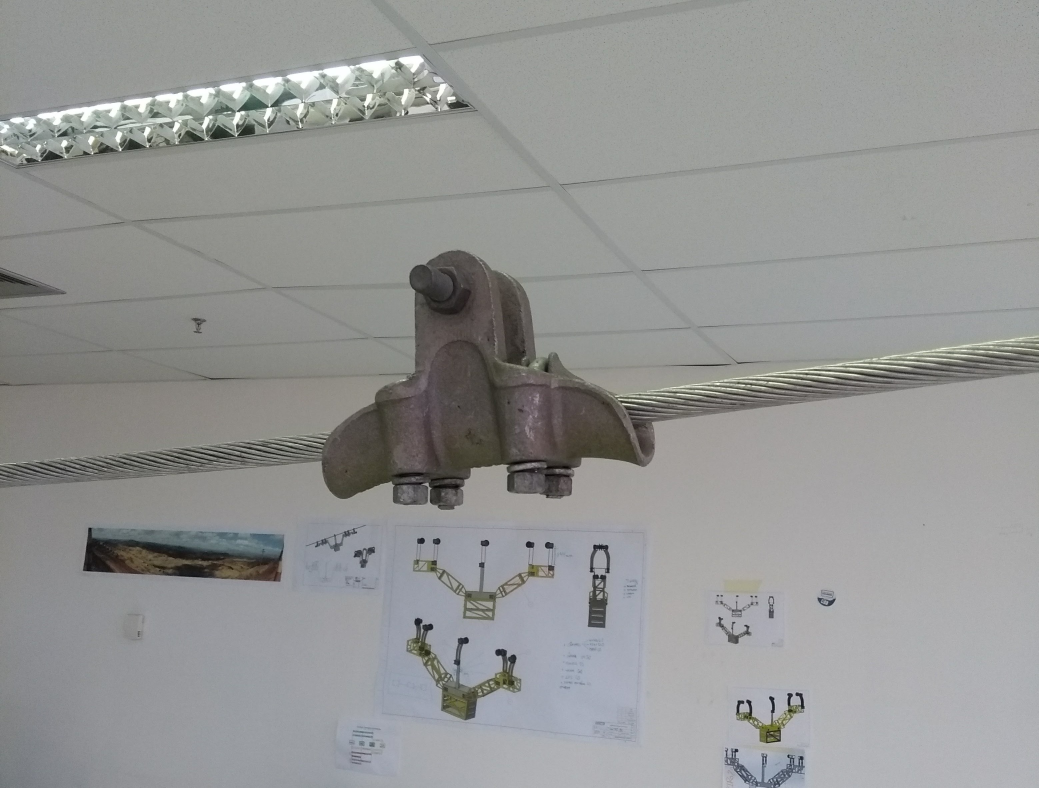
#> input picture images/clamp.jpg, 3115 x 2363 px (shown at 1/3 size)
$ python -i imgpreprocess.py   (imports and definitions only)
#> lines starting #> are read from the running program, lines starting #| are printed output that depends on the picture; after the words box and inside, x2 and y2 are one past the last pixel; in counts of white or black regions, pixels touching at a corner belong together
#> further down, picture is the input picture: shape (2363, 3115, 3); mean B, G, R 148, 148.9, 148
import cv2
import numpy as np

def lineDetector(src):
    dst = src.copy()
    edges = cv2.Canny(src,50,150,apertureSize = 3)
    minLineLength = 0
    maxLineGap = 0
    for i in range(300,360):
        lines = cv2.HoughLinesP(edges,1,np.pi/i,100,minLineLength,maxLineGap)
        if lines is not None:
            for x1,y1,x2,y2 in lines[0]:
                cv2.line(dst,(x1,y1),(x2,y2),(0,0,0),60)
    return dst, edges

def preprocess(src):
    gray = cv2.cvtColor(src, cv2.COLOR_BGR2GRAY)
    image = gray.copy()
    image[:] = np.where(gray > 150, 0,gray)
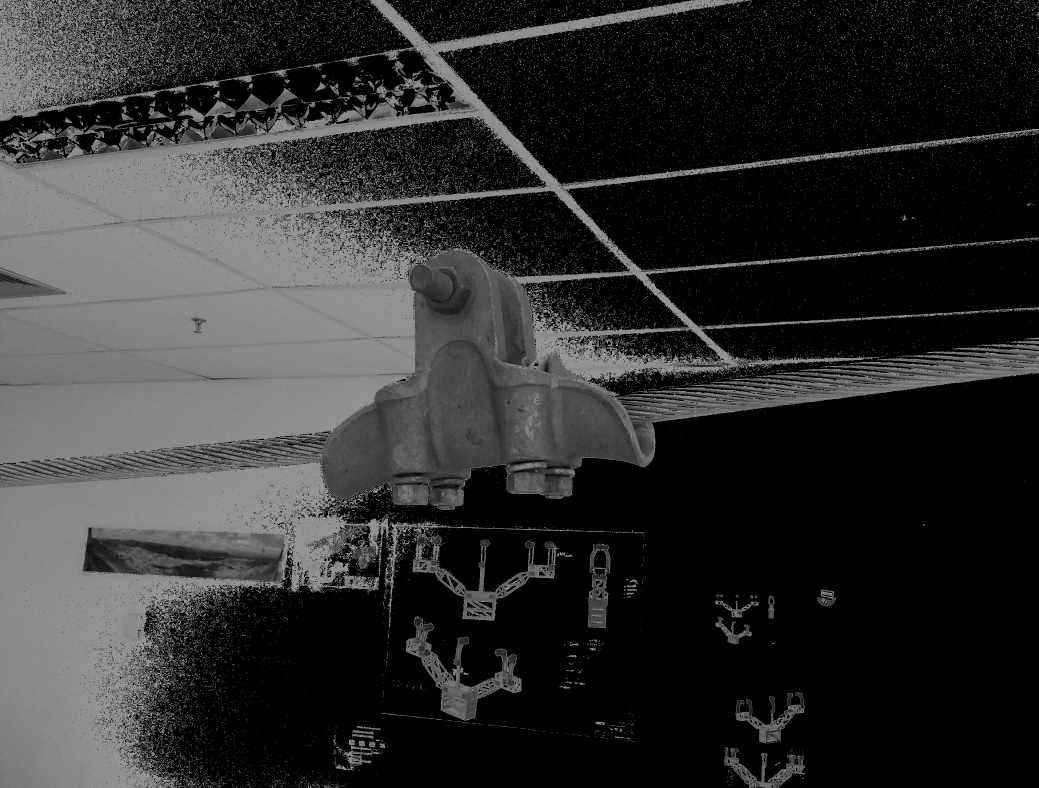
#> image: shape (2363, 3115) (shown at 1/3 size); min 0, max 150, mean 46.8
    w = image.shape[1]
#> w = 3115
    crop_img = image[200:750, 800:1500]
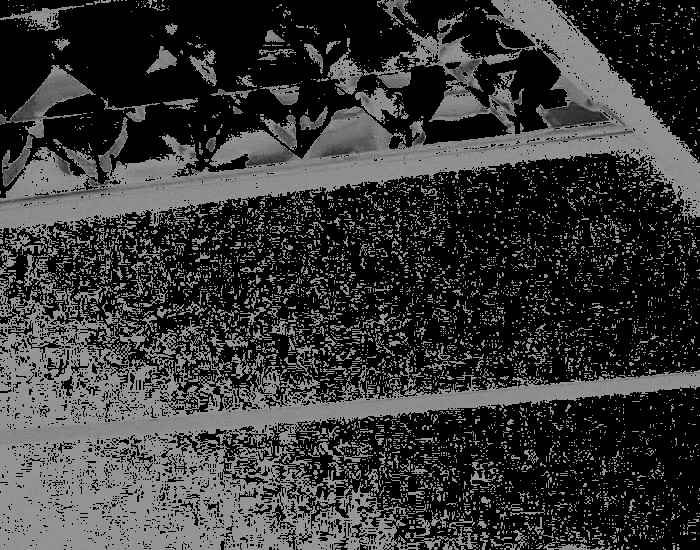
#> crop_img: shape (550, 700); min 0, max 150, mean 55.4
    lines, edges = lineDetector(crop_img)
#> in lineDetector, `edges = cv2.Canny(src,50,150,apertureSize = 3)`:
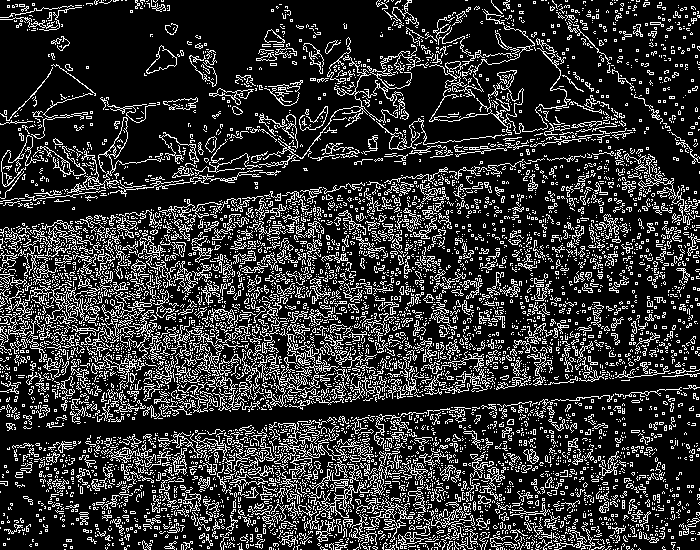
#> edges: shape (550, 700); 19.7% white in thin lines or dots
#> after the loop in lineDetector, `for i in range(300,360):`:
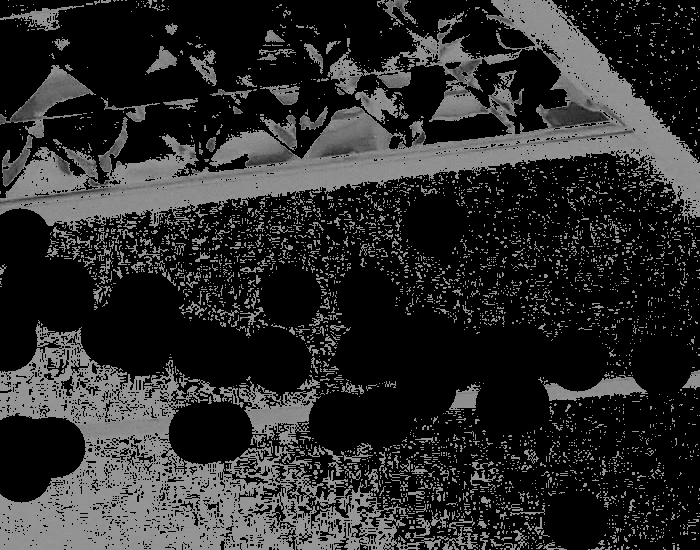
#> dst: shape (550, 700); 8.37% of pixels changed, all inside (x1, y1, x2, y2) = (0, 194, 692, 550)
    kernel = np.ones((5,5),np.uint8)
    gradient = cv2.morphologyEx(lines, cv2.MORPH_GRADIENT, kernel)
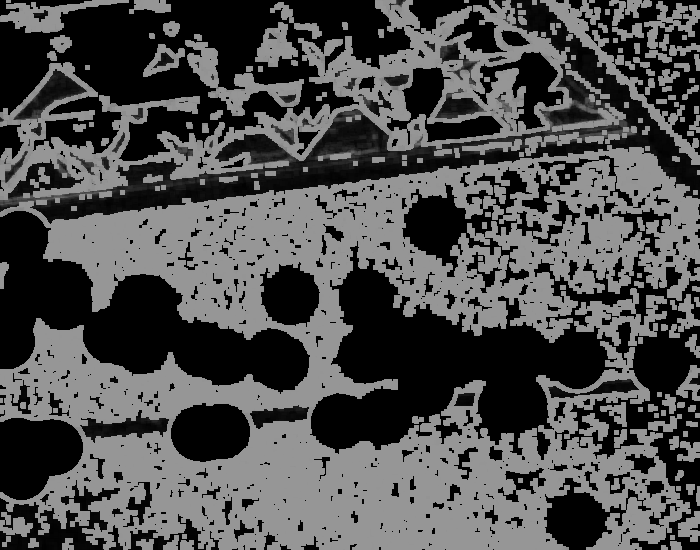
#> gradient: shape (550, 700); min 0, max 150, mean 78.2
    return gradient, crop_img, lines, edges

>>> import cv2
>>> picture = cv2.imread('images/clamp.jpg')
>>> result = preprocess(picture)

$ run again, on images/damper.jpg
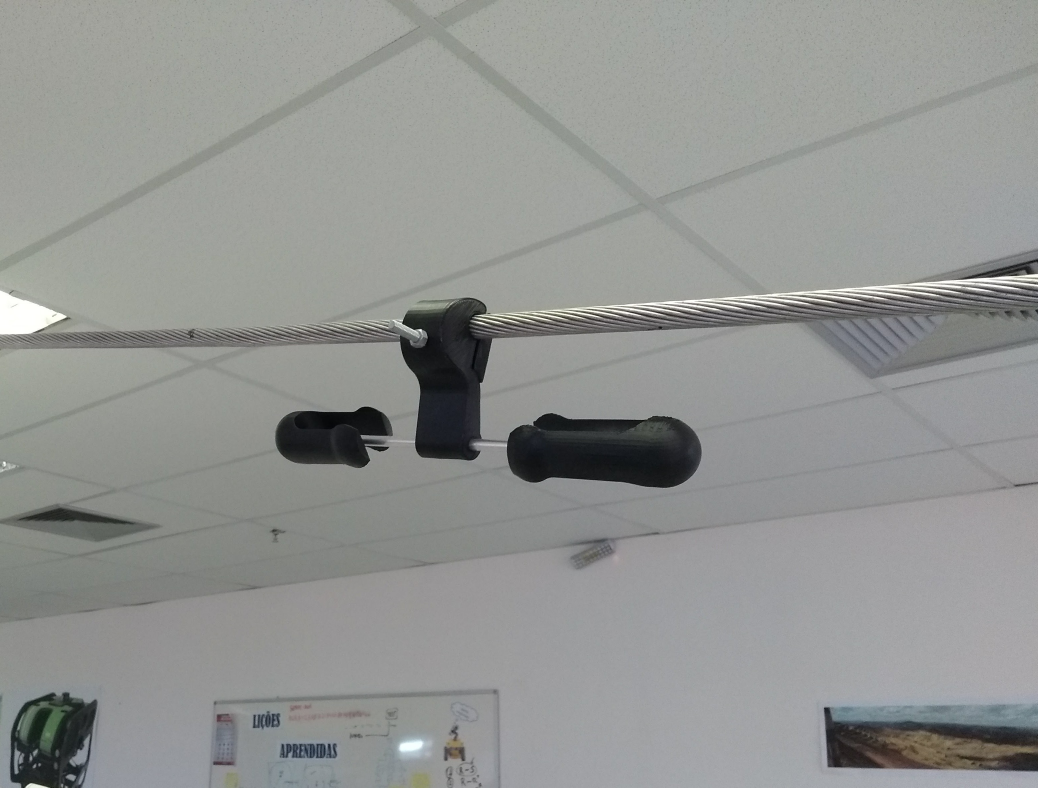
#> input picture images/damper.jpg, 3114 x 2363 px (shown at 1/3 size)
#> picture is the input picture: shape (2363, 3114, 3); mean B, G, R 145.7, 147.9, 146.2
#> edges: shape (550, 700); 1.4% white in thin lines or dots
#> after the loop in lineDetector, `for i in range(300,360):`:
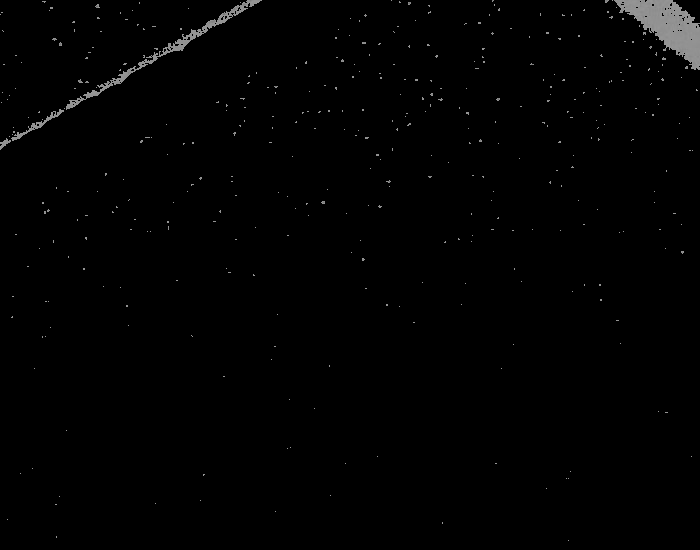
#> dst: shape (550, 700); min 0, max 150, mean 2
#> in preprocess, `gradient = cv2.morphologyEx(lines, cv2.MORPH_GRADIENT, kernel)`:
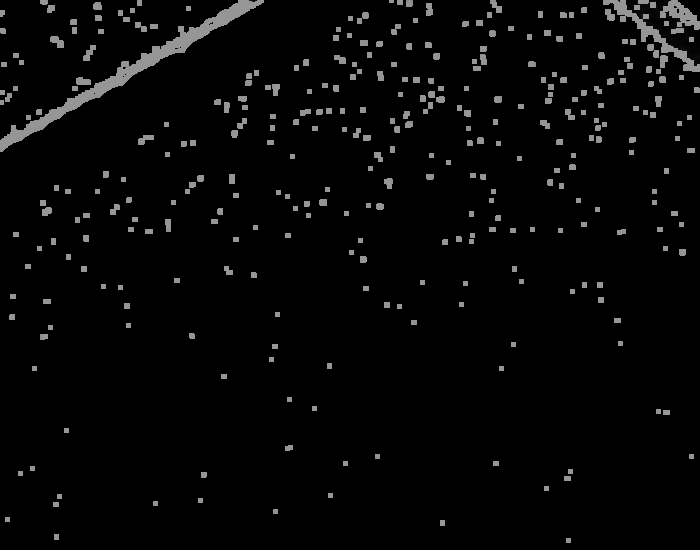
#> gradient: shape (550, 700); min 0, max 150, mean 6.7
